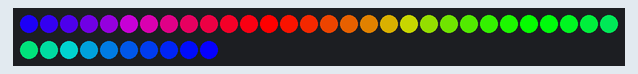
A program run on a simulated MicroPython board. On the bench: 40 RGB LEDs in strip order, left to right, continuing on the next row.

Above: at 0.8 s.
At 19.2 s:
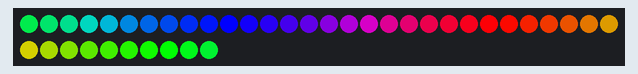
At 37.6 s:
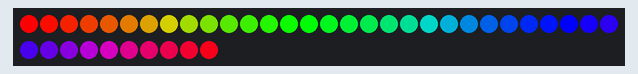

The program:

demo.py
```python
# MicroPython demo - NeoPixel
#Adapted from maxking's repo here https://github.com/maxking/micropython/blob/master/rainbow.py

import time

import machine
import neopixel

pixel_pin = 22
num_pixels = 40

pixels = neopixel.NeoPixel(machine.Pin(pixel_pin), num_pixels)


def wheel(light):
    # Input a value 0 to 255 to get a color value.
    # The colours are a transition r - g - b - back to r.
    if light < 0 or light > 255:
        return (0, 0, 0)
    if light < 85:
        return (255 - light * 3, light * 3, 0)
    if light < 170:
        light -= 85
        return (0, 255 - light * 3, light * 3)
    light -= 170
    return (light * 3, 0, 255 - light * 3)


def color_chase(color, wait):
    for i in range(num_pixels):
        pixels[i] = color
        time.sleep(wait)
        pixels.write()
        time.sleep(0.5)


def rainbow_cycle(wait):
    for j in range(255):
        for i in range(num_pixels):
            rc_index = (i * 256 // num_pixels) + j
            pixels[i] = wheel(rc_index & 255)
        pixels.write()


RED = (255, 0, 0)
YELLOW = (255, 150, 0)
GREEN = (0, 255, 0)
CYAN = (0, 255, 255)
BLUE = (0, 0, 255)
PURPLE = (180, 0, 255)

while True:
    #pixels.fill(RED)
    #pixels.write()
    # Increase or decrease to change the speed of the solid color change.
    #time.sleep(1)
    #pixels.fill(GREEN)
    #pixels.write()
    #time.sleep(1)
    #pixels.fill(BLUE)
    #pixels.write()
    #time.sleep(1)

    #color_chase(RED, 0.1)  # Increase the number to slow down the color chase
    #color_chase(YELLOW, 0.1)
    #color_chase(GREEN, 0.1)
    #color_chase(CYAN, 0.1)
    #color_chase(BLUE, 0.1)
    #color_chase(PURPLE, 0.1)

    rainbow_cycle(0)  # Increase the number to slow down the rainbow
```

Measured:
- what the display in image 1 shows lasts 0.5 s, from 19.2 s to 19.7 s
- what the display in image 2 shows lasts 0.7 s, from 37.5 s to 38.2 s
